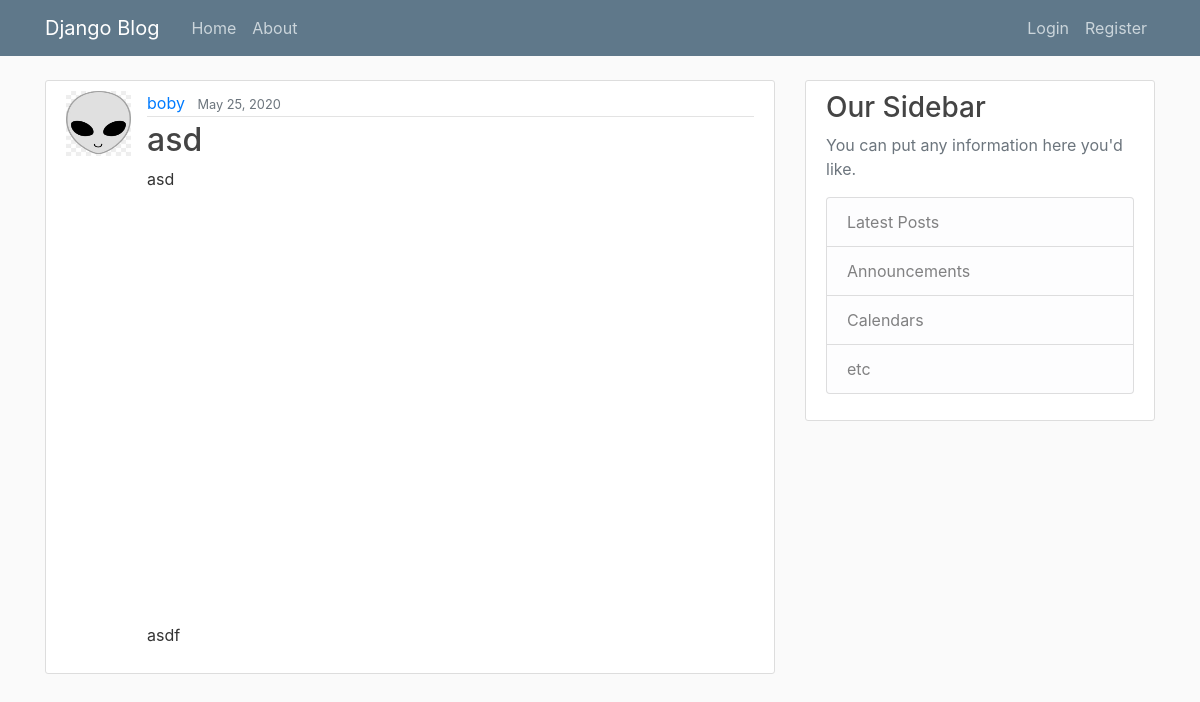
The app's page /post/18/ with its own data.
### blog/models.py (models this page shows, shortened)
class Post(models.Model):
    title = models.CharField(max_length=100)
    content = models.TextField()
    date_posted = models.DateTimeField(default=timezone.now)
    author = models.ForeignKey(User, on_delete=models.CASCADE)

### users/models.py (models this page shows, shortened)
class Profile(models.Model):
    user = models.OneToOneField(User, on_delete=models.CASCADE)
    image = models.ImageField(default='default.jpg', upload_to='profile_pics' )

### blog/views.py (the view)
# urls.py: path('post/<int:pk>/', PostDetailView.as_view(), name='post-detail'),
class PostDetailView(DetailView):
    model = Post

### blog/templates/blog/post_detail.html (shortened to what this page needs)
{% extends "blog/base.html" %}
{% block content %}
    <article class="media content-section">
        <img class='rounded-cricle article-img' src='{{ object.author.profile.image.url }}'>
        <div class="media-body">
        <div class="article-metadata">
            <a class="mr-2" href="{% url 'user-posts' object.author.username %}">{{ object.author }}</a>
            <small class="text-muted">{{ object.date_posted|date:"F d,  Y" }}</small>
        </div>
        <h2 class='article-title'>{{ object.title }}</h2>
        <p class="article-content">{{ object.content }}</p>
        </div>
    </article>
{% endblock content %}

### blog/static/blog/main.css (style rules this page uses)
body { background: #fafafa; color: #333333; margin-top: 5rem; }
h1, h2, h3, h4, h5, h6 { color: #444444; }
.content-section { background: #ffffff; padding: 10px 20px; border: 1px solid #dddddd; border-radius: 3px; margin-bottom: 20px; }
.article-title { color: #444444; }
.article-content { white-space: pre-line; }
.article-img { height: 65px; width: 65px; margin-right: 16px; }
.article-metadata { padding-bottom: 1px; margin-bottom: 4px; border-bottom: 1px solid #e3e3e3 }

### records on screen
Post: author.profile.image (placeholder picture), author "boby", date_posted "May 25, 2020", title "asd", content "asd asdf"
